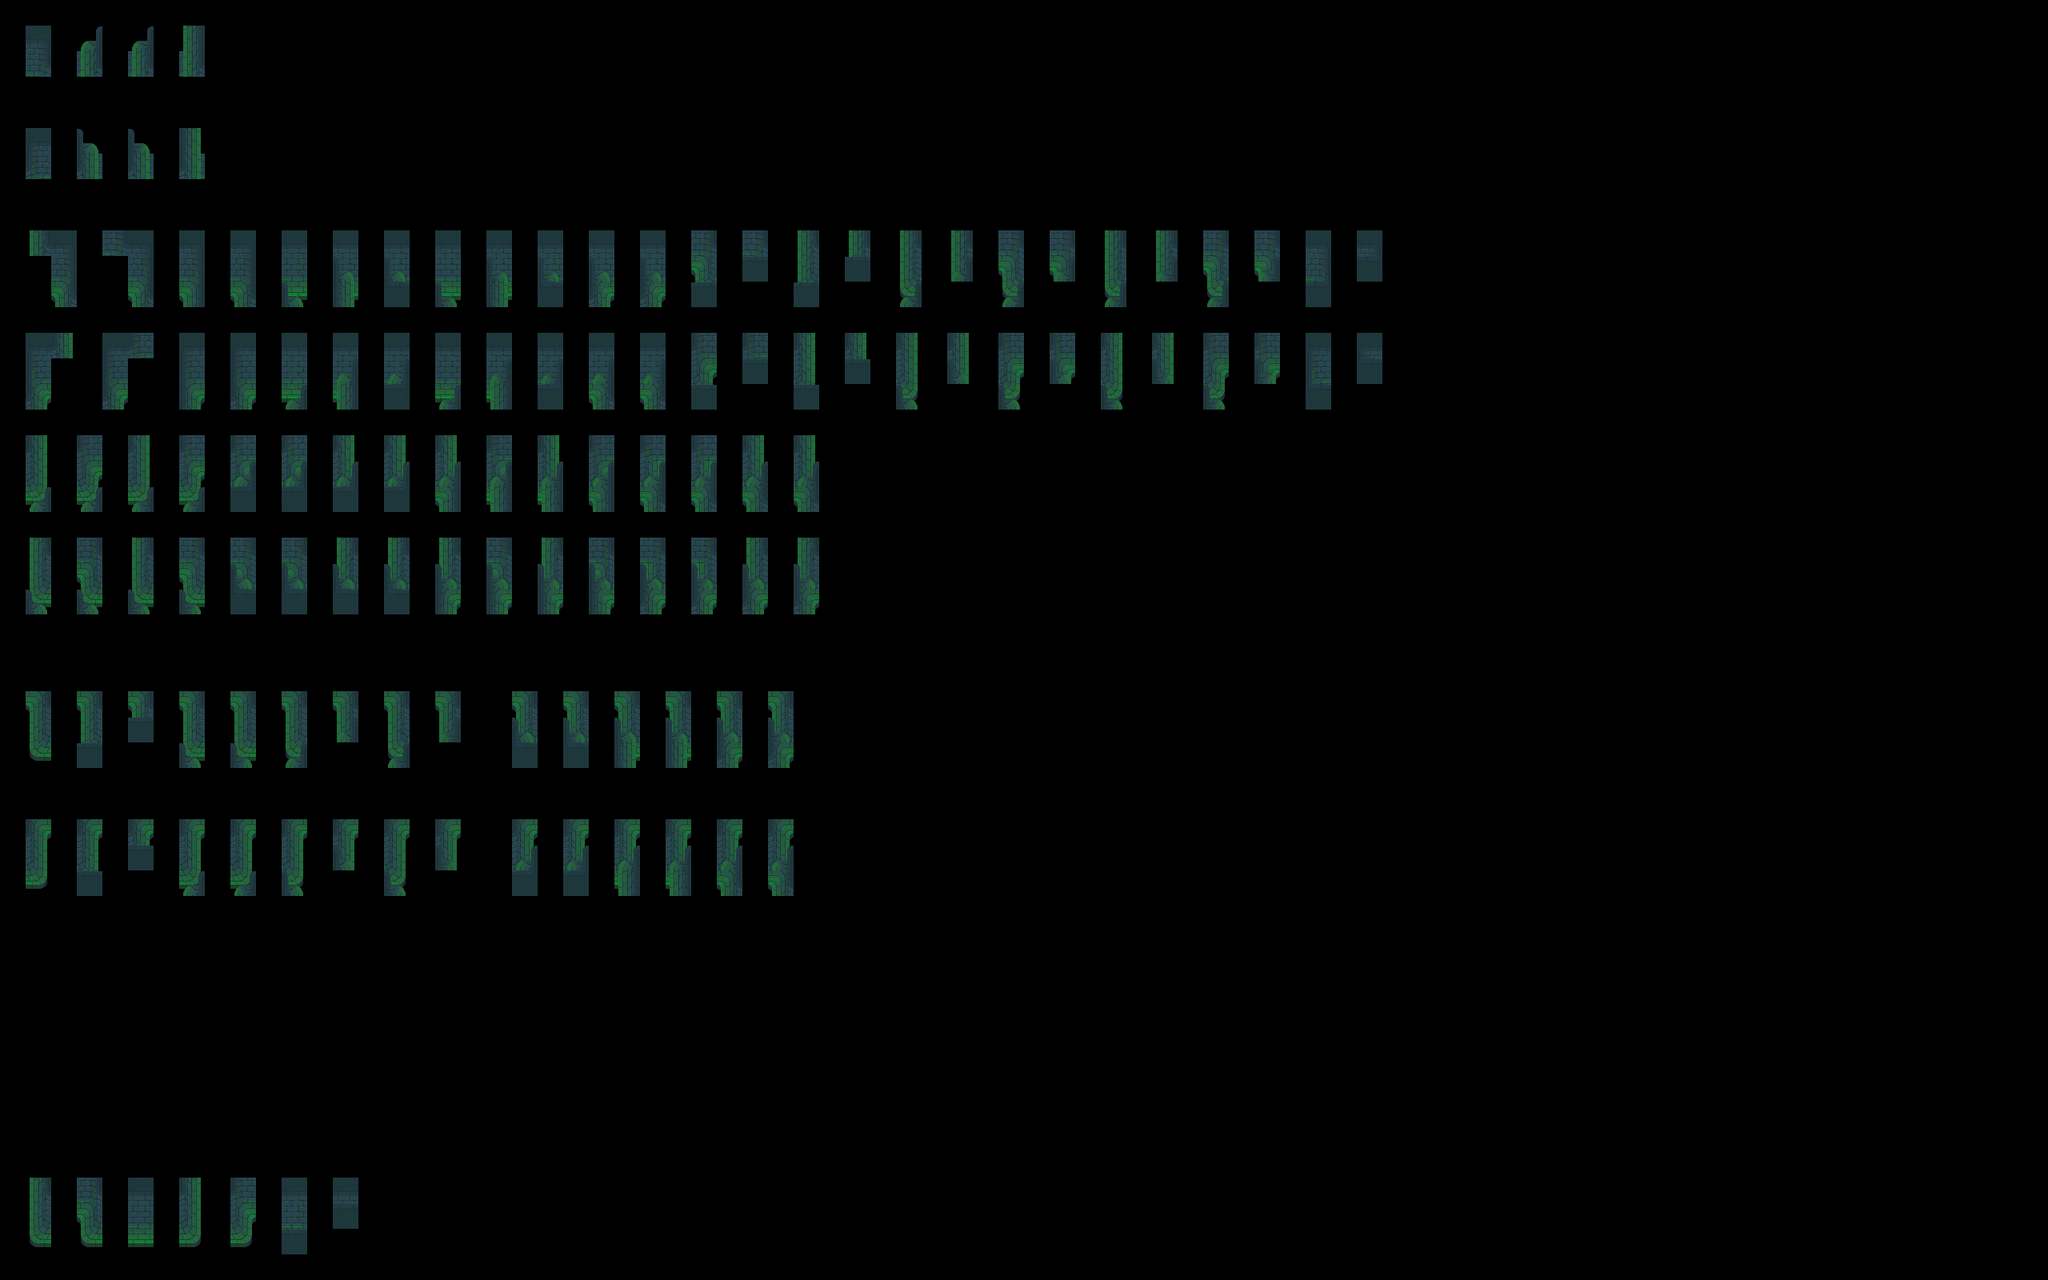

The image is a tile-based game level rendered from a .tmx file. Its description and source (layers, tilesets, objects; grid data summarised) follow:
An orthogonal 80x50 tile map with 32x32 px tiles, 2 tile layers (input_wall-1-2, output_wall-1-2), 2 hidden layers not drawn.

<map version="1.5" tiledversion="1.7.2" orientation="orthogonal" renderorder="right-down" width="80" height="50" tilewidth="32" tileheight="32" infinite="0" nextlayerid="5" nextobjectid="1">
 <tileset firstgid="1" source="Sewers-Tileset-wall-1-2-water.tsx" />
 <layer id="1" name="regions_input" width="80" height="50" visible="0">
  <data>[4000 cells, 354 non-empty, 1 distinct tile ids]</data>
 </layer>
 <layer id="2" name="input_wall-1-2" width="80" height="50">
  <properties>
   <property name="StrictEmpty" type="bool" value="true" />
  </properties>
  <data>[4000 cells, 313 non-empty, 18 distinct tile ids]</data>
 </layer>
 <layer id="3" name="regions_output" width="80" height="50" visible="0">
  <data>[4000 cells, 229 non-empty, 1 distinct tile ids]</data>
 </layer>
 <layer id="4" name="output_wall-1-2" width="80" height="50">
  <data>[4000 cells, 229 non-empty, 72 distinct tile ids]</data>
 </layer>
</map>
